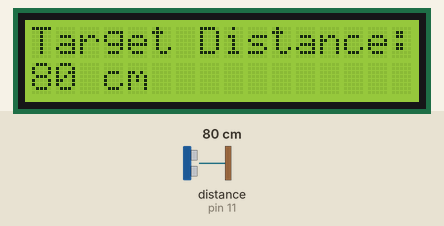
A sketch run on a simulated Arduino Uno, built with avr-gcc and run on an emulated ATmega328P. Parts: 16×2 character LCD. The inputs (shaded band) are chosen by the test bench; at power-on: distance to the obstacle (sensor on pin 11) 80 cm. The echo pulse lasts 58.3 µs per cm.

Above: at 1.2 s.
1.3 s: distance to the obstacle (sensor on pin 11) set to 2 cm
At 1.8 s:
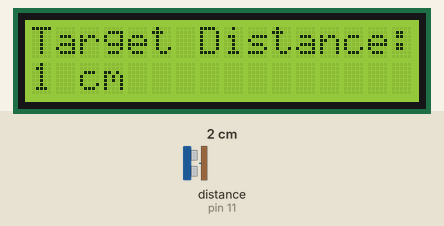
2.8 s: distance to the obstacle (sensor on pin 11) set to 4 cm
At 3.7 s:
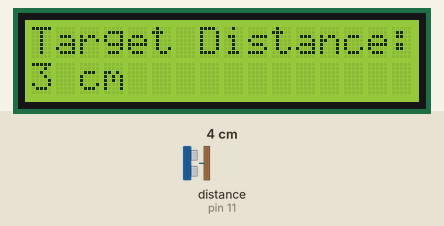
4.3 s: distance to the obstacle (sensor on pin 11) set to 9 cm
At 5.7 s:
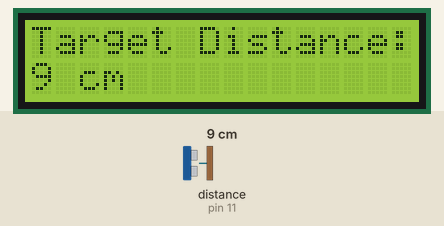
Timing chart, 0 to 7.3 s (numbered marks = the images above; inputs shaded):
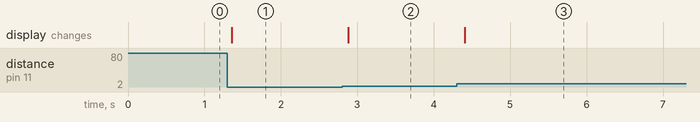

Measured:
- after the input at 1.3 s, the display: changes after 0.06 s (image 1)
- after the input at 2.8 s, the display: changes after 0.08 s (image 2)
- after the input at 4.3 s, the display: changes after 0.10 s (image 3)

The sketch:

FTG1UXQIADH8BAP.ino
```cpp
/*
HC-SR04 Ultrasonic Sensor with LCD dispaly

HC-SR04 Ultrasonic Sensor
  VCC to Arduino 5V
  GND to Arduino GND
  Echo to Arduino pin 12
  Trig to Arduino pin 13

LCD Display (I used JHD162A)
  VSS to Arduino GND
  VCC to Arduino 5V
  VEE to Arduino GND
  RS to Arduino pin 11
  R/W to Arduino pin 10
  E to Arduino pin 9
  DB4 to Arduino pin 2
  DB5 to Arduino pin 3
  DB6 to Arduino pin 4
  DB7 to Arduino pin 5
  LED+ to Arduino 5V
  LED- to Arduino GND

Modified by Ahmed Djebali (June 1, 2015).
*/
#include <LiquidCrystal.h> //Load Liquid Crystal Library
LiquidCrystal LCD(12,11,9,2,3,4,5);  //Create Liquid Crystal Object called LCD

#define trigPin 12 //Sensor Echo pin connected to Arduino pin 13
#define echoPin 11 //Sensor Trip pin connected to Arduino pin 12

//Simple program just for testing the HC-SR04 Ultrasonic Sensor with LCD dispaly
//URL:

void setup()
{
  pinMode(trigPin, OUTPUT);
  pinMode(echoPin, INPUT);

  LCD.begin(16,2); //Tell Arduino to start your 16 column 2 row LCD
  LCD.setCursor(0,0);  //Set LCD cursor to upper left corner, column 0, row 0
  LCD.print("Target Distance:");  //Print Message on First Row
}

void loop() {
  long duration, distance;
  digitalWrite(trigPin, LOW);
  delayMicroseconds(2);
  digitalWrite(trigPin, HIGH);
  delayMicroseconds(10);
  digitalWrite(trigPin, LOW);
  duration = pulseIn(echoPin, HIGH);
  distance = (duration/2) / 29.1;

  LCD.setCursor(0,1);  //Set cursor to first column of second row
  LCD.print("                "); //Print blanks to clear the row
  LCD.setCursor(0,1);   //Set Cursor again to first column of second row
  LCD.print(distance); //Print measured distance
  LCD.print(" cm");  //Print your units.
  delay(250); //pause to let things settle
}
```
